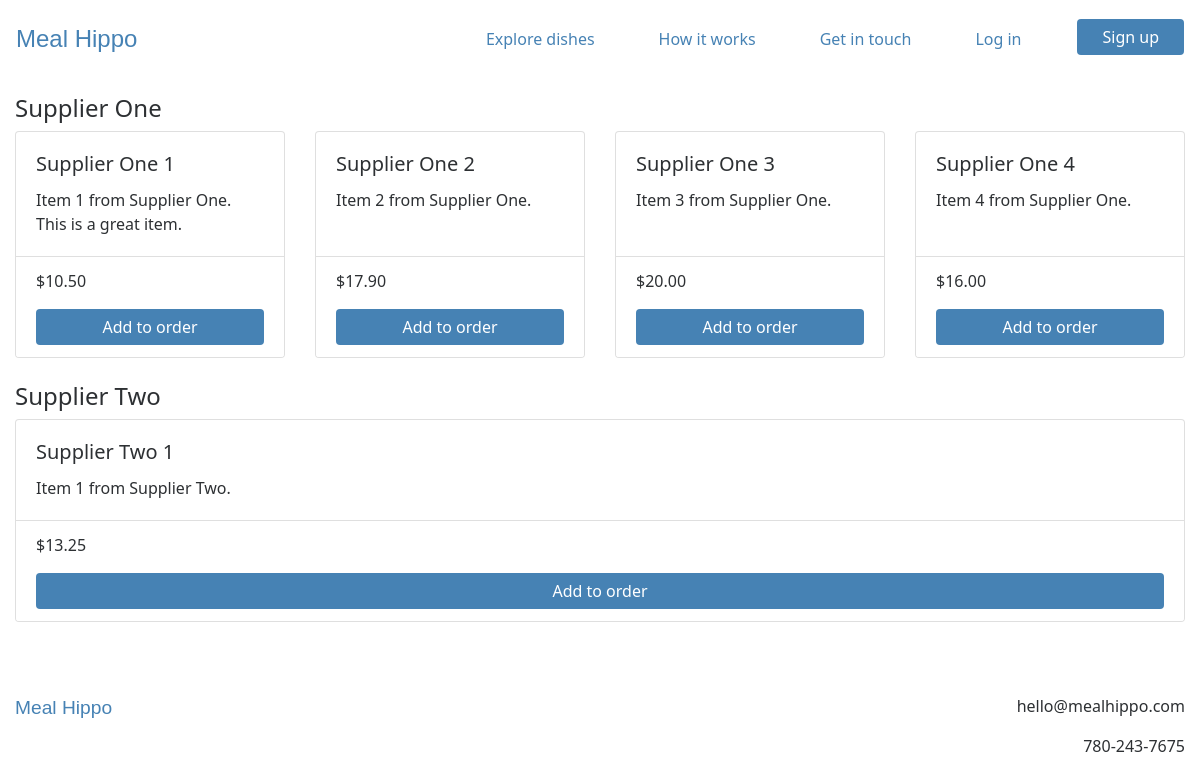
Screenshot of /order/items with the database file from the repository.
### webplatform/models.py (models this page shows, shortened)
class Supplier(models.Model):
    business_name = models.CharField(max_length=100)
    contact_name = models.CharField(max_length=100)
    contact_email = models.EmailField()
    contact_phone = models.CharField(max_length=20)
    contact_address = models.TextField()
    is_active = models.BooleanField()
    created_at = models.DateTimeField(auto_now_add=True)
    modified_at = models.DateTimeField(auto_now=True)

class Item(models.Model):
    supplier = models.ForeignKey(Supplier, on_delete=models.CASCADE)
    name = models.CharField(max_length=100)
    description = models.TextField()
    price = models.FloatField()
    is_active = models.BooleanField()
    created_at = models.DateTimeField(auto_now_add=True)
    modified_at = models.DateTimeField(auto_now=True)

### webplatform/views.py (the view, shortened to what this page needs)
# urls.py: path('order/items', views.OrderItemsView.as_view(), name='order_items_view'),
class OrderItemsView(ListView):
    model = models.Supplier
    template_name = 'webplatform/order_items_view.html'
    context_object_name = 'active_suppliers'
    def get_queryset(self):
        return models.Supplier.objects.filter(is_active=True)
    def get_context_data(self, **kwargs):
        context = super().get_context_data(**kwargs)
        return context

### webplatform/templates/webplatform/order_items_view.html (shortened to what this page needs)
{% extends 'base.html' %}
{% load static %}
{% load humanize %}
{% block content %}
<div class="container-fluid mt-3 mb-5">
  <div class="row">
    {% if order_items %}
      <div class="col-8">
    {% else %}
      <div class="col">
    {% endif %}
      {% for active_supplier in active_suppliers %}
      <h4>{{ active_supplier.business_name }}</h4>
      <div class="card-deck mb-4">
        {% for item in active_supplier.item_set.all %}
        <div class="card">
          <div class="card-body">
            <h5 class="card-title">{{ item.name }}</h5>
            <p class="card-text">{{ item.description }}</p>
          </div>
          <div class="card-footer bg-white">
            <p class="card-text">${{ item.price|floatformat:2|intcomma }}</p>
            {% if user.is_authenticated %}
              <a href="{{ item.get_add_to_order_url }}" class="btn btn-primary w-100">Add</a>
            {% else %}
              <a href="{% url 'login' %}?next={% url 'webplatform:order_items_view' %}" class="btn btn-primary w-100">Add to order</a>
            {% endif %}
          </div>
        </div>
        {% endfor %}
      </div>
      {% endfor %}
    </div>
  </div>
</div>
{% endblock %}

### static/style.css (style rules this page uses)
body { color: #2D3033; font-family: "Lucida Grande", "Lucida Sans Unicode", "Lucida Sans", "Segoe UI", Geneva, Frutiger, Verdana, "Helvetica Neue", Arial, sans-serif; font-size: 16px; }
a, .btn-link { color: steelblue; }
.btn-primary { background: steelblue; border: none; padding-left: 25px; padding-right: 25px; }

### rows the page displays
Supplier: business_name "Supplier One"
Item: name "Supplier One 1", description "Item 1 from Supplier One. This is a great item.", price "10.50"
Item: name "Supplier One 2", description "Item 2 from Supplier One.", price "17.90"
Item: name "Supplier One 3", description "Item 3 from Supplier One.", price "20.00"
Item: name "Supplier One 4", description "Item 4 from Supplier One.", price "16.00"
Supplier: business_name "Supplier Two"
Item: name "Supplier Two 1", description "Item 1 from Supplier Two.", price "13.25"
